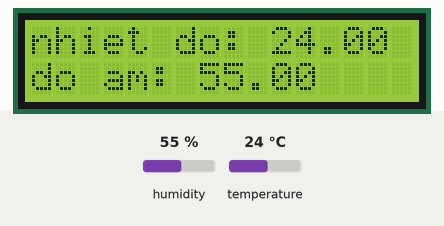
This sketch was run on a simulated Arduino Uno, built with avr-gcc and run on an emulated ATmega328P. Parts: 16×2 character LCD. Inputs (shaded band) come from the test bench; at power-on: humidity 55 %, temperature 24 °C.

Above: at 2.9 s.
3.0 s: humidity set to 22 %
At 5.3 s:
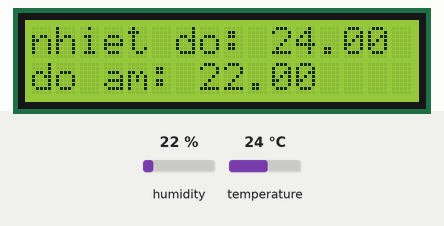
5.8 s: temperature set to 12 °C
At 7.8 s:
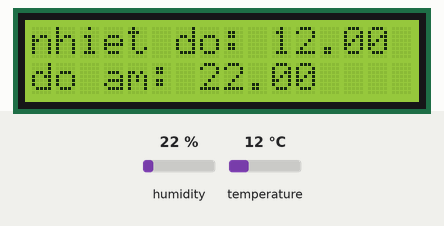
8.6 s: humidity set to 40 %
At 11.4 s:
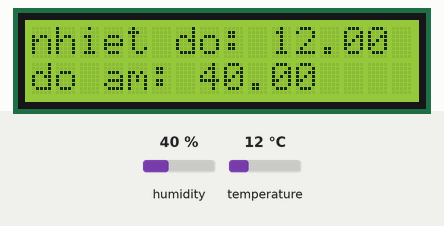
12.0 s: temperature set to 19 °C
At 13.8 s:
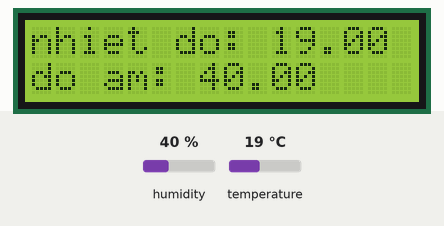
Timing chart, 0 to 15.3 s (numbered marks = the images above; inputs shaded):
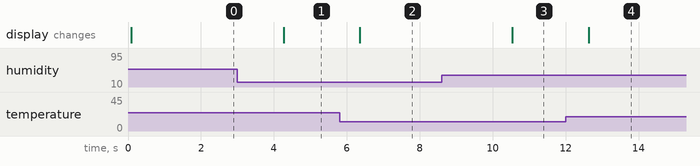

Measured:
- after the input at 3.0 s, the display: changes after 1.3 s (image 1)
- after the input at 5.8 s, the display: changes after 0.56 s (image 2)
- after the input at 8.6 s, the display: changes after 1.9 s (image 3)
- after the input at 12.0 s, the display: changes after 0.63 s (image 4)

The sketch:

code.ino
```cpp
#include <DHT.h>
#include <Wire.h>
#include <LiquidCrystal.h>
LiquidCrystal lcd (12,11,5,4,3,2);
const int DHTPIN = 8;
const int DHTTYPE = DHT11;

DHT dht(DHTPIN, DHTTYPE);
byte degree[8]={
   0B01110,
   0B01010,
   0B01110,
   0B00000,
   0B00000,
   0B00000,
   0B00000
};
void setup() {
  Serial.begin(9600);
  dht.begin();
}

void loop() {
  float h = dht.readHumidity();
  float t = dht.readTemperature();
  if (isnan(t)||isnan(h)){
    Serial.println("False to read from DHT11");
  }
  else{
  lcd.begin(16,2);
  lcd.print("nhiet do: ");
  lcd.print(t);
  lcd.setCursor(0,1);
  lcd.print("do am: ");
  lcd.print(h);
  lcd.setCursor(1,1);
  delay(2000);
  }
}
```
